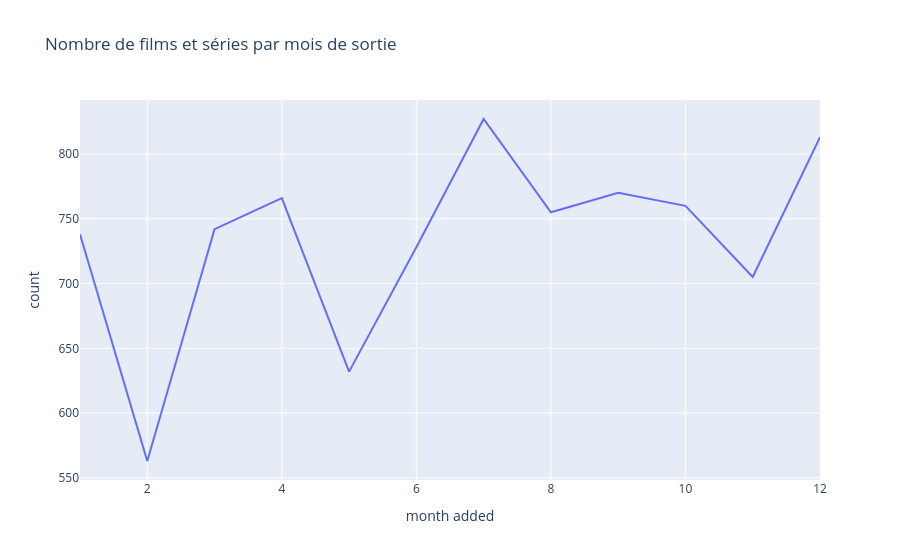

The notebook cell saved with this chart:
### Code cell
# Créer un graphique linéaire pour visualiser le nombre de films et séries ajoutés chaque mois

sorties_par_mois = netflix['month added'].value_counts().reset_index()
sorties_par_mois

fig= px.line(sorties_par_mois.sort_values('month added'), x='month added', y='count', title = 'Nombre de films et séries par mois de sortie')
fig.show()

### Figure 1 — Plotly figure (JSON) as saved in the notebook; plotly's stock layout.template omitted (floating-point values rounded to 4 significant figures)
{"data": [{"hovertemplate": "month added=%{x}<br>count=%{y}<extra></extra>", "legendgroup": "", "line": {"color": "#636efa", "dash": "solid"}, "marker": {"symbol": "circle"}, "mode": "lines", "name": "", "orientation": "v", "showlegend": false, "type": "scatter", "x": [1, 2, 3, 4, 5, 6, 7, 8, 9, 10, 11, 12], "xaxis": "x", "y": [738, 563, 742, 766, 632, 728, 827, 755, 770, 760, 705, 813], "yaxis": "y"}], "layout": {"legend": {"tracegroupgap": 0}, "title": {"text": "Nombre de films et séries par mois de sortie"}, "xaxis": {"anchor": "y", "domain": [0, 1], "title": {"text": "month added"}}, "yaxis": {"anchor": "x", "domain": [0, 1], "title": {"text": "count"}}}}
